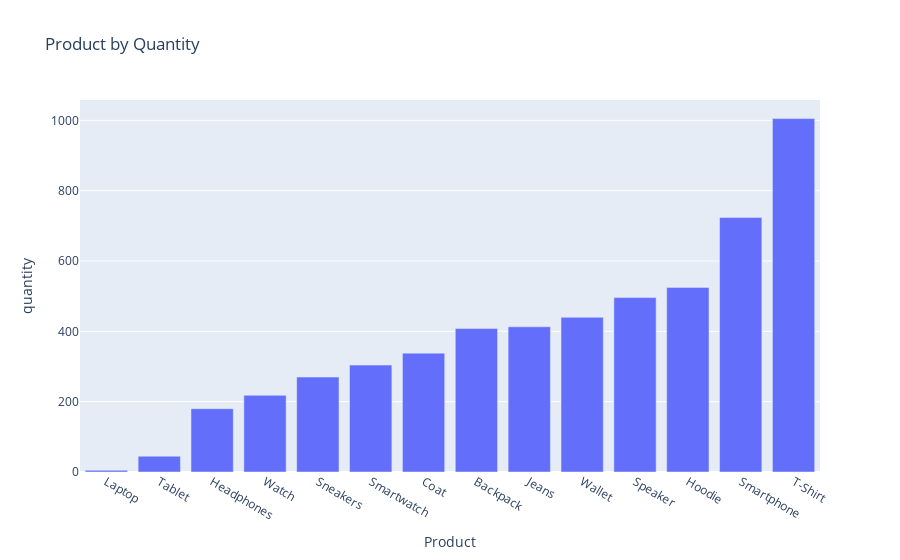

Notebook cell for this chart:
### Code cell
# Create a horizontal bar chart
fig = go.Figure(go.Bar(
    x = product_quantity.index,
    y = product_quantity.values,
    
    #orientation='h'
))

# Set the chart title and axis labels
fig.update_layout(
    title='Product by Quantity',
    xaxis_title='Product',
    yaxis_title='quantity'
)

# Show the chart
fig.show()

### Figure 1 — Plotly figure (JSON) as saved in the notebook; plotly's stock layout.template omitted (floating-point values rounded to 4 significant figures)
{"data": [{"type": "bar", "x": ["Laptop", "Tablet", "Headphones", "Watch", "Sneakers", "Smartwatch", "Coat", "Backpack", "Jeans", "Wallet", "Speaker", "Hoodie", "Smartphone", "T-Shirt"], "y": [5, 45, 180, 218, 270, 304, 338, 408, 413, 440, 496, 525, 724, 1005]}], "layout": {"title": {"text": "Product by Quantity"}, "xaxis": {"title": {"text": "Product"}}, "yaxis": {"title": {"text": "quantity"}}}}
